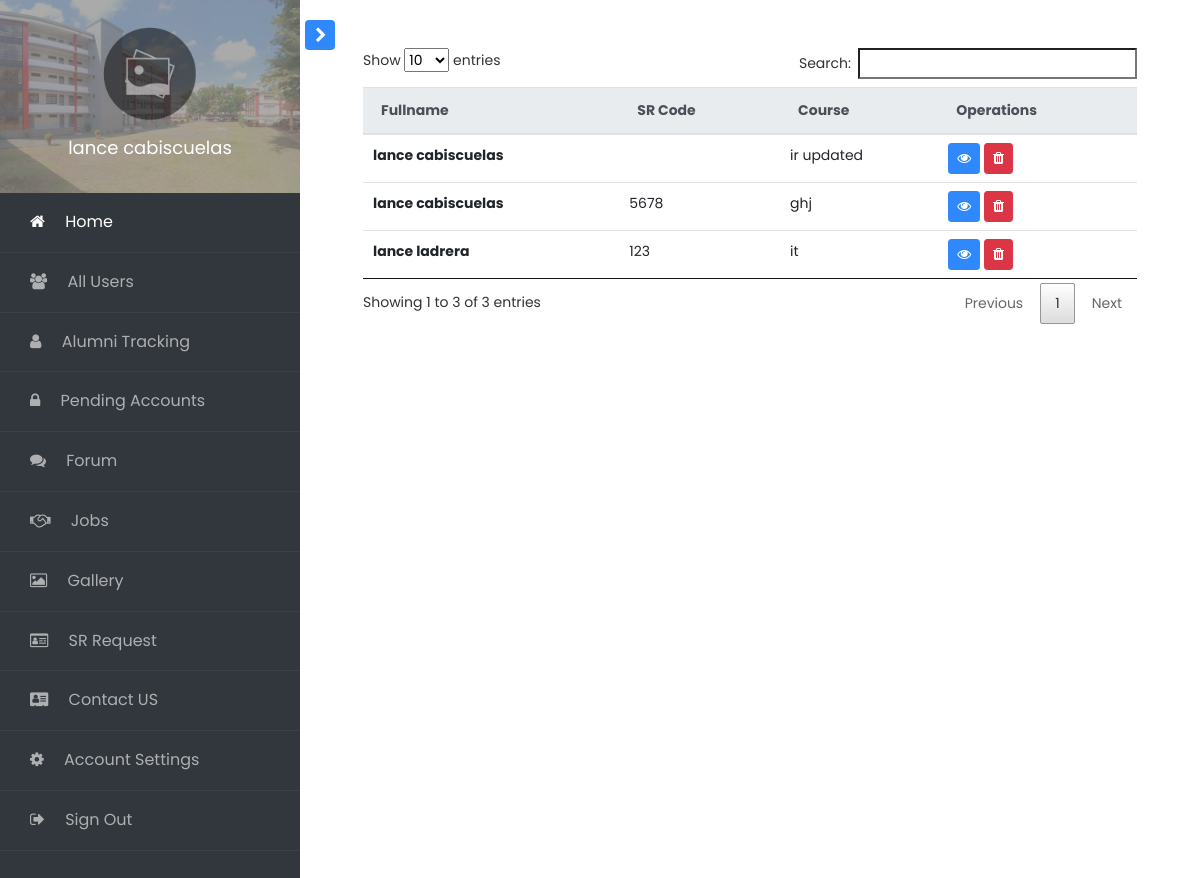
The app's page /access/admin/index.php?page=allusers (signed in), older data.
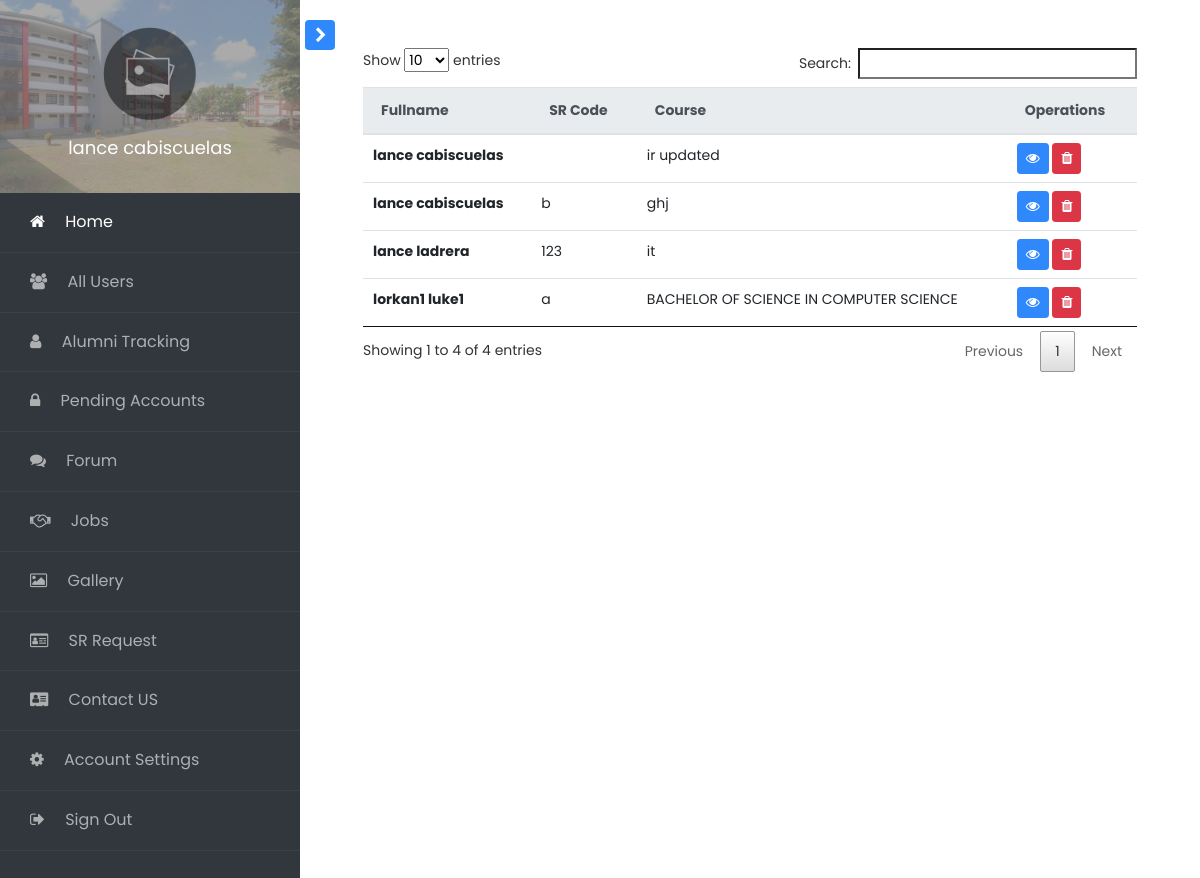
The same page, newer data.
### tables this page shows
CREATE TABLE `user_information` (
  `id` int(11) NOT NULL,
  `name` varchar(40) NOT NULL,
  `lastname` varchar(50) NOT NULL,
  `middle_name` varchar(50) NOT NULL,
  `email_address` varchar(100) NOT NULL,
  `department` varchar(50) NOT NULL,
  `mobile_number` varchar(40) NOT NULL,
  `course` varchar(100) NOT NULL,
  `sr_code` varchar(50) NOT NULL,
  `account_password` varchar(100) NOT NULL,
  `account_status` varchar(40) NOT NULL,
  `employment_status` varchar(40) NOT NULL,
  `profile_pic` varchar(100) NOT NULL,
  `date_register` varchar(40) NOT NULL
);

### methods/mysqliConnection.php (called while the page is built, shortened)
<?php
class Database{
	public function __construct(){
		$this->conn = mysqli_connect("localhost", "root", "", "bsu_alumni");
	}
}
?>

### methods/PDOConnection.php (called while the page is built, shortened)
<?php
class Connect{
    public $host = "localhost";
    public $user = "root";
    public $password = "";
    public $dbname = "bsu_alumni";
	public function __construct(){
        $dsn = "mysql:host=$this->host;dbname=$this->dbname;";
        $this->connection = new PDO($dsn, $this->user, $this->password);
	}
}
?>

### methods/globalmethods.php (called while the page is built, shortened)
<?php
include 'PDOConnection.php';
class DataOperation extends Connect{
	function getFullname($id) {
		$sql = "SELECT * FROM user_information where id = $id";
		$query = $this->connection->query($sql);
		$row = $query->fetch();
		return $row->name. " " .$row->lastname;
	}
}
?>

### access/admin/pages/allusers.php (the view, shortened to what this page needs)
<?php
$sql = $database->conn->query("SELECT * FROM user_information where account_status != 'user'");
?>
<div class="container-fluid">
<table class="table" id="alluser_table">
  <thead class="thead-light">
    <tr>
      <th scope="col">Fullname</th>
      <th scope="col">SR Code</th>
      <th scope="col">Course</th>
      <th scope="col">Operations</th>
    </tr>
  </thead>
  <tbody>
    <?php while($row = $sql->fetch_array()): ?>
        <tr>
        <th scope="row" id="<?php echo "user_".$row['id']; ?>"><?php echo $row["name"]. " " .$row["lastname"]; ?></th>
        <td><?php echo $row["sr_code"]; ?></td>
        <td><?php echo $row["course"]; ?></td>
        <td>
            <button class="btn btn-primary btn-sm" onclick="account_information(<?php echo $row['id']; ?>)"><i class="fa fa-eye" aria-hidden="true"></i></button>
            <button class="btn btn-danger btn-sm" onclick="delete_user(<?php echo $row['id']; ?>)"><i class="fa fa-trash" aria-hidden="true"></i></button>
        </td>
        </tr>
    <?php endwhile; ?>
  </tbody>
</table>
</div>

### access/admin/index.php (shortened to what this page needs)
<?php
include "./../../methods/globalmethods.php";
include "./../../methods/mysqliConnection.php";
$meth = new DataOperation;
$database = new Database;
$query = 'SELECT profile_pic FROM user_information WHERE id = '.$_SESSION['id'] .'';
$stmt = $database->conn->query($query);
$profile_pic = $stmt->fetch_assoc();
?>
<!doctype html>
<html lang="en">
  <head>
		<link rel="stylesheet" href="https://stackpath.bootstrapcdn.com/font-awesome/4.7.0/css/font-awesome.min.css">
		<link rel="stylesheet" href="css/style.css">
    <link rel="stylesheet" href="./../../plugins/datatables/datatables.min.css">
    <link rel="stylesheet" href="css/admin.css">
  </head>
  <body>
		<div class="wrapper d-flex align-items-stretch">
			<nav id="sidebar">
				<div class="custom-menu">
					<button type="button" id="sidebarCollapse" class="btn btn-primary">
	        </button>
        </div>
	  		<div class="img bg-wrap text-center py-4" style="background-image: url(images/bg4-1.jpg);">
	  			<div class="user-logo">
	  				<div class="img" style="background-image: url(<?php echo($profile_pic['profile_pic'] == '') ?  './profile_pic/default.png' : './profile_pic/'.$profile_pic['profile_pic']; ?>);"></div>
	  				<h3><?php echo $meth->getFullname($_SESSION["id"]); ?></h3>
	  			</div>
	  		</div>
        <ul class="list-unstyled components mb-5">
          <li class="active">
            <a href="./"><span class="fa fa-home mr-3"></span> Home</a>
          </li>
          <li>
            <a href="index.php?page=allusers"><span class="fa fa-users mr-3"></span> All Users</a>
          </li>
          <li>
            <a href="index.php?page=alumni-tracking"><span class="fa fa-user mr-3"></span> Alumni Tracking</a>
          </li>
          <li>
            <a href="index.php?page=pendingusers"><span class="fa fa-lock mr-3"></span> Pending Accounts</a>
          </li>
          <li>
            <a href="index.php?page=forum"><span class="fa fa-comments mr-3"></span> Forum</a>
          </li>
          <li>
            <a href="index.php?page=jobs"><span class="fa fa-handshake-o mr-3"></span> Jobs</a>
          </li>
          <li>
            <a href="index.php?page=gallery"><span class="fa fa-picture-o mr-3"></span> Gallery</a>
          </li>
          <li>
            <a href="index.php?page=srrequest"><span class="fa fa-id-card-o mr-3"></span> SR Request</a>
          </li>
          <li>
            <a href="index.php?page=contactus"><span class="fa fa-address-card mr-3"></span> Contact US</a>
          </li>
          <li>
            <a href="index.php?page=settings"><span class="fa fa-cog mr-3"></span> Account Settings</a>
          </li>
          <li>
            <a href="./../../methods/logout.php"><span class="fa fa-sign-out mr-3"></span> Sign Out</a>
          </li>
        </ul>
    	</nav>
      <div id="content" class="p-4 p-md-5 pt-5">
        <?php
        if (isset($_GET['page'])) {
            $page = $_GET['page'];
            $display = "pages/".$page.'.php';
            include($display);
        }else{
            $page = 'home';
            $display = "pages/".$page.'.php';
            include($display);
        }
      ?>
      </div>
		</div>
  </body>
</html>

Row changes from the older to the newer data that the page shows:
changed user_information "ghj": sr_code "5678" → "b"
added user_information: name "lorkan1", lastname "luke1", sr_code "a", course "BACHELOR OF SCIENCE IN COMPUTER SCIENCE"
Text that changed along with them:
text written by a page script: "Show entries Search: Showing 1 to 3 of 3 entries Previous 1 Next" → "Show entries Search: Showing 1 to 4 of 4 entries Previous 1 Next"
